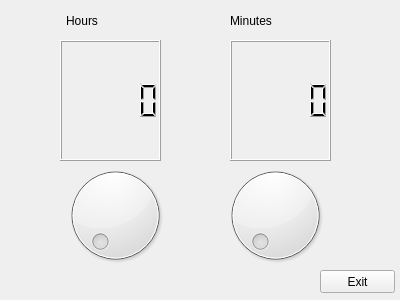
<?xml version="1.0" encoding="UTF-8"?>
<ui version="4.0">
 <class>Form</class>
 <widget class="QWidget" name="Form">
  <property name="geometry">
   <rect>
    <x>0</x>
    <y>0</y>
    <width>400</width>
    <height>300</height>
   </rect>
  </property>
  <property name="windowTitle">
   <string>Form</string>
  </property>
  <widget class="QDial" name="dial_2">
   <property name="geometry">
    <rect>
     <x>220</x>
     <y>160</y>
     <width>111</width>
     <height>111</height>
    </rect>
   </property>
   <property name="maximum">
    <number>59</number>
   </property>
  </widget>
  <widget class="QDial" name="dial_3">
   <property name="geometry">
    <rect>
     <x>60</x>
     <y>160</y>
     <width>111</width>
     <height>111</height>
    </rect>
   </property>
   <property name="maximum">
    <number>23</number>
   </property>
  </widget>
  <widget class="QLCDNumber" name="lcdNumber">
   <property name="geometry">
    <rect>
     <x>60</x>
     <y>40</y>
     <width>101</width>
     <height>121</height>
    </rect>
   </property>
  </widget>
  <widget class="QLCDNumber" name="lcdNumber_2">
   <property name="geometry">
    <rect>
     <x>230</x>
     <y>40</y>
     <width>101</width>
     <height>121</height>
    </rect>
   </property>
  </widget>
  <widget class="QPushButton" name="pushButton">
   <property name="geometry">
    <rect>
     <x>320</x>
     <y>270</y>
     <width>75</width>
     <height>23</height>
    </rect>
   </property>
   <property name="text">
    <string>Exit</string>
   </property>
  </widget>
  <widget class="QLabel" name="label">
   <property name="geometry">
    <rect>
     <x>66</x>
     <y>10</y>
     <width>91</width>
     <height>21</height>
    </rect>
   </property>
   <property name="text">
    <string>Hours</string>
   </property>
  </widget>
  <widget class="QLabel" name="label_2">
   <property name="geometry">
    <rect>
     <x>230</x>
     <y>10</y>
     <width>91</width>
     <height>21</height>
    </rect>
   </property>
   <property name="text">
    <string>Minutes</string>
   </property>
  </widget>
 </widget>
 <resources/>
 <connections>
  <connection>
   <sender>dial_2</sender>
   <signal>valueChanged(int)</signal>
   <receiver>lcdNumber_2</receiver>
   <slot>display(int)</slot>
   <hints>
    <hint type="sourcelabel">
     <x>275</x>
     <y>215</y>
    </hint>
    <hint type="destinationlabel">
     <x>280</x>
     <y>100</y>
    </hint>
   </hints>
  </connection>
  <connection>
   <sender>dial_3</sender>
   <signal>valueChanged(int)</signal>
   <receiver>lcdNumber</receiver>
   <slot>display(int)</slot>
   <hints>
    <hint type="sourcelabel">
     <x>115</x>
     <y>215</y>
    </hint>
    <hint type="destinationlabel">
     <x>110</x>
     <y>100</y>
    </hint>
   </hints>
  </connection>
  <connection>
   <sender>pushButton</sender>
   <signal>clicked()</signal>
   <receiver>Form</receiver>
   <slot>close()</slot>
   <hints>
    <hint type="sourcelabel">
     <x>357</x>
     <y>281</y>
    </hint>
    <hint type="destinationlabel">
     <x>199</x>
     <y>149</y>
    </hint>
   </hints>
  </connection>
 </connections>
</ui>
